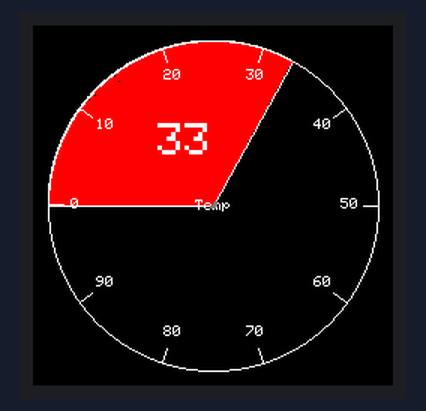
Bench run of a sketch on a simulated Arduino Uno, built with avr-gcc and run on an emulated ATmega328P. Shown: 240×240 colour display.

Above: at 14.8 s.
At 23.5 s:
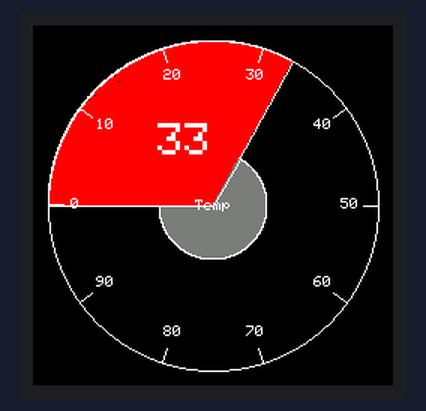

The sketch:

iot-pie-chart-example.ino
```cpp
#include "SPI.h"
#include "Adafruit_GFX.h"
#include "Adafruit_GC9A01A.h"

#define TFT_DC  7
#define TFT_CS 8

// TFT kijelző inicializálása
Adafruit_GC9A01A tft(TFT_CS, TFT_DC);

// Minta adatok a kördiagramhoz
//int values[] = {30, 70, 45, 55}; // Az egyes szeletek értékei
int values[] = {33, 67}; // Az egyes szeletek értékei
int numValues = sizeof(values) / sizeof(values[0]);

void setup() {
  // Soros port inicializálása
  Serial.begin(9600);

  // TFT kijelző inicializálása
  tft.begin();

  // Háttér kitöltése fehér színnel
  tft.fillScreen(GC9A01A_BLACK);

  // Kördiagram rajzolása
  drawPieChart();
}

void loop() {
  // Nincs szükség a loop függvényre ebben a példában
}

void drawPieChart() {
  // Kördiagram pozíciója és mérete
  int cx = tft.width() / 2;    // Középpont x koordináta
  int cy = tft.height() / 2;   // Középpont y koordináta
  int radius = (min(tft.width(), tft.height()) / 2)-10;
  int radiusSmaller = radius/3;

  // Színek a kördiagram szeleteihez
  uint16_t colors[] = {GC9A01A_RED, GC9A01A_DARKGREY, GC9A01A_BLUE, GC9A01A_YELLOW};

  // Összérték kiszámítása
  int total = 0;
  for (int i = 0; i < numValues; i++) {
    total += values[i];
  }

  // Kezdő szög
  float startAngle = 0;

  // Kördiagram szeleteinek rajzolása és számok kiírása
  for (int i = 0; i < numValues; i++) {
    float endAngle = startAngle + 360.0 * values[i] / total;

    if(i>0) radius = radiusSmaller;

    // Szelet kirajzolása
    fillArc(cx, cy, radius, startAngle, endAngle, colors[i]);
    //drawOutlineArc(cx, cy, radius, startAngle, endAngle, colors[i]);
    drawOutlineArc(cx, cy, radius, startAngle, endAngle, GC9A01A_WHITE);
    drawScale();
    drawCenteredText("Temp");

    // Szelet közepére szám kiírása
    if(i==0){
      float midAngle = (startAngle + endAngle) / 2.0;
      int labelX = cx + cos(radians(midAngle)) * (radius / 2); // Középpont x koordináta
      int labelY = cy + sin(radians(midAngle)) * (radius / 2); // Középpont y koordináta
      drawCenteredText(values[i], labelX, labelY);
    }

    startAngle = endAngle;
  }
}

// Arc kitöltése Adafruit GFX könyvtárral
void fillArc(int16_t x, int16_t y, int16_t radius, float startAngle, float endAngle, uint16_t color) {
  startAngle = radians(startAngle);
  endAngle = radians(endAngle);

  for (int16_t r = 0; r <= radius; r++) {
    for (float angle = startAngle; angle <= endAngle; angle += 0.005) {
      int16_t x0 = x - cos(angle) * r; // Vízszintes tükrözés
      int16_t y0 = y - sin(angle) * r; // Függőleges tükrözés
      tft.drawPixel(x0, y0, color);
    }
  }
}

void drawOutlineArc(int16_t x, int16_t y, int16_t radius, float startAngle, float endAngle, uint16_t color) {
  startAngle = radians(startAngle);
  endAngle = radians(endAngle);

  // Körvonalak rajzolása
  for (float angle = startAngle; angle <= endAngle; angle += 0.005) {
    int16_t x0 = x - cos(angle) * radius;
    int16_t y0 = y - sin(angle) * radius;
    tft.drawPixel(x0, y0, color);
  }

  // Körcikk két szélső vonalainak rajzolása
  int16_t x1 = x + cos(startAngle) * radius; // Kezdő pont
  int16_t y1 = y + sin(startAngle) * radius;
  int16_t x2 = x + cos(endAngle) * radius;   // Végső pont
  int16_t y2 = y + sin(endAngle) * radius;
  tft.drawLine(tft.width() - x, tft.height() - y, tft.width() - x1, tft.height() - y1, color);
  tft.drawLine(tft.width() - x, tft.height() - y, tft.width() - x2, tft.height() - y2, color);
}

void drawScale() {
  int centerX = tft.width() / 2;
  int centerY = tft.height() / 2;
  int radius = min(centerX, centerY) - 10; // Kisebb legyen, mint a kijelző szélessége

  tft.drawCircle(centerX, centerY, radius, GC9A01A_WHITE);

  for (int i = 0; i <= 10; i++) {
    float angle = map(i, 0, 10, 180, -180);
    float radian = angle * PI / 180;

    int x1 = centerX + radius * cos(radian);
    int y1 = centerY + radius * sin(radian);
    int x2 = centerX + (radius - 10) * cos(radian);
    int y2 = centerY + (radius - 10) * sin(radian);

    tft.drawLine(x1, y1, x2, y2, GC9A01A_WHITE);

    // Számok rajzolása
    int number = (10 - i) * 10;
    if (number == 100) continue; // A 100-at nem írjuk ki

    int numX = centerX + (radius - 20) * cos(radian);
    int numY = centerY + (radius - 20) * sin(radian);

    tft.setCursor(numX - 5, numY - 5);
    tft.setTextColor(GC9A01A_WHITE);
    tft.setTextSize(1);
    tft.print(number);
  }
}

// Szöveg kiírása középre
void drawCenteredText(int value, int x, int y) {
  tft.setTextColor(GC9A01A_WHITE); // Szöveg színe fekete
  tft.setTextSize(3); // Szöveg mérete 2x

  // Vízszintesen tükrözés
  x = tft.width() - x; // A TFT kijelző szélességéből kivonjuk az x koordinátát

  // Függőleges tükrözés
  y = tft.height() - y;

  tft.setCursor(x - 10, y - 8); // Szöveg kiírásának helye
  tft.print(value); // Szöveg kiírása
}

void drawCenteredText(const char* text) {
  int16_t x1, y1;
  uint16_t w, h;
  tft.setTextSize(1);
  tft.setTextColor(GC9A01A_WHITE);

  // Szöveg méretének kiszámítása
  tft.getTextBounds(text, 0, 0, &x1, &y1, &w, &h);

  // Szöveg középre helyezése
  int centerX = tft.width() / 2;
  int centerY = tft.height() / 2;
  int x = centerX - w / 2;
  int y = centerY - h / 2;

  tft.setCursor(x, y);
  tft.print(text);
}
```

Measured:
- what the display in image 0 shows lasts 8.7 s, from 14.8 s to 23.5 s
